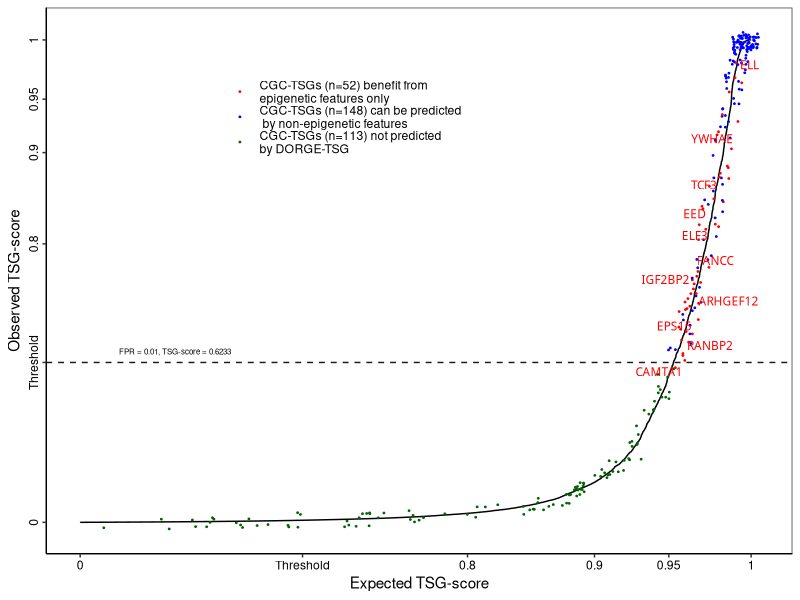
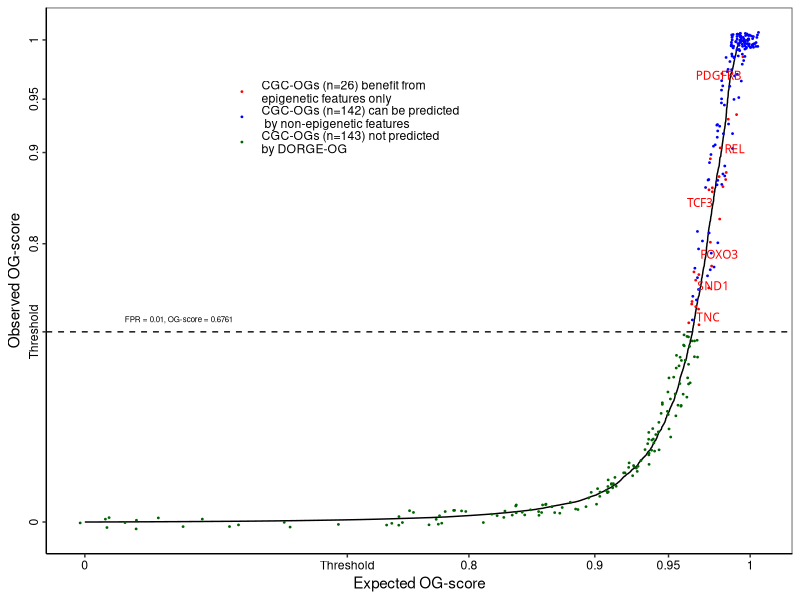

Source code (R) for these figures, in order:
####################
##### QQ-plots #####
####################

###### DORGE predictions are shown by QQ-plots with specific gene categoried highlighted.

###### Input: data/TSG_prediction-lr_enet_wo_Epigenetics_FPR_0.01.csv: DORGE-TSG predicted genes using features without epigenetic features
###### Input: data/OG_prediction-lr_enet_wo_Epigenetics_FPR_0.01.csv: DORGE-OG prediction genes using features without epigenetic features
###### Input: ../DORGE_prediction.txt: DORGE prediction results
###### Output: Figure_3A_qqplot_TSG_with_allfeature_specific_highlighted.pdf: QQplot for DORGE-TSG prediction
###### Output: Figure_3B_qqplot_OG_with_allfeature_specific_highlighted.pdf: QQplot for DORGE-OG prediction

options(warn=-1)

### Install missing packages

installed_pkgs <- installed.packages()

pkgs <-  c("ggpubr","scales","ggrepel")

if (length(setdiff(pkgs, installed_pkgs)) > 0) {
    install.packages(pkgs = setdiff(pkgs, installed_pkgs), repos = "http://cran.us.r-project.org")
}

suppressMessages(library("ggpubr"))
suppressMessages(library("scales"))
suppressMessages(library("ggrepel"))

TSG_threshold<-0.6233374 #FPR=0.01
OG_threshold<-0.6761319 #FPR=0.01

##################### Figure 3A #####################
#setwd("/Users/jlyu/Box\ Sync/TSGOG_Project/SA_sub/github/DORGE_paper/DORGE_codes/Figure_3");
score_tsg <- read.table("data/TSG_prediction-lr_enet_wo_Epigenetics_FPR_0.01.csv", header=T, sep=",")
Predicted_genes_woepi_features<-as.character(score_tsg[,1])
prediction <- read.table("../DORGE_prediction.txt", header=T, sep="\t",fill=TRUE,quote = "")

index_predicted_novel_TSGs_allfeatures<-which(prediction$TSG_probability>TSG_threshold)
Novel_genes_allfeatures<-as.character(prediction[index_predicted_novel_TSGs_allfeatures,1])
Specific_novel_genes_allfeatures<-setdiff(Novel_genes_allfeatures,Predicted_genes_woepi_features)
CGC_TSGs<-as.character(prediction[prediction$TSG_all=="1",1])
Specific_novel_nonCGC_genes_allfeatures<-setdiff(Specific_novel_genes_allfeatures,CGC_TSGs)
write.table(Specific_novel_nonCGC_genes_allfeatures,"data/Novel_DORGE_predicted_TSGs_benefitted_by_Epi_features.txt",sep="\t",quote=F,row.names=F,col.names=F)
write.table(Specific_novel_genes_allfeatures,"data/DORGE_predicted_TSGs_benefitted_by_Epi_features.txt",sep="\t",quote=F,row.names=F,col.names=F)

index_TSG_predicted_CGC_TSGs_all_feature<-which(prediction$TSG_probability>TSG_threshold & prediction$TSG_all=="1")
all_genes<-as.character(prediction[,1])
Predicted_CGC_TSGs_all_features<-all_genes[index_TSG_predicted_CGC_TSGs_all_feature]
index_predicted_woepi_genes_in_all_genes<-which(all_genes %in% Predicted_genes_woepi_features)
Predicted_CGC_TSGs_nonepi_features_only<-all_genes[intersect(index_predicted_woepi_genes_in_all_genes,index_TSG_predicted_CGC_TSGs_all_feature)]
all_feature_specific_genes<-setdiff(Predicted_CGC_TSGs_all_features,Predicted_CGC_TSGs_nonepi_features_only)

index_unpredicted_CGC_TSGs<-which(prediction$TSG_probability<TSG_threshold & prediction$TSG_all=="1")
unpredicted_CGC_TSGs<-all_genes[index_unpredicted_CGC_TSGs]

sorted = sort(prediction$TSG_probability,decreasing=F,index.return=T)
sorted_genes<-as.character(all_genes[sorted$ix])
index_highlighted_epi_specific_genes<-which(sorted_genes %in% all_feature_specific_genes)
index_highlighted_nonepi_specific_genes<-which(sorted_genes %in% Predicted_CGC_TSGs_nonepi_features_only)
index_highlighted_unpredicted_genes<-which(sorted_genes %in% unpredicted_CGC_TSGs)
highlighted_genes<-sorted_genes[c(which(sorted_genes %in% c(all_feature_specific_genes,Predicted_CGC_TSGs_nonepi_features_only,unpredicted_CGC_TSGs)))]

nonhighlighted<-as.character(sorted_genes[which(! sorted_genes %in% highlighted_genes)])

other_selected<- which(sorted_genes %in% nonhighlighted)

o <- sorted$x
e <-  1:length(prediction$TSG_probability)/19636
e[1]<-0
epi_specific<-rep("",19636)
epi_specific[index_highlighted_epi_specific_genes]<-"Epigenetic_specific"
nonepi_specific<-rep("",19636)
nonepi_specific[index_highlighted_nonepi_specific_genes]<-"woEpigenetic_specific"
unpredicted_CGC_TSGs<-rep("",19636)
unpredicted_CGC_TSGs[index_highlighted_unpredicted_genes]<-"Unpredicted CGC-TSGs"
colors<-rep("",19636)
colors[index_highlighted_epi_specific_genes]<-"Epigenetic_specific"
colors[index_highlighted_nonepi_specific_genes]<-"woEpigenetic_specific"
colors[index_highlighted_unpredicted_genes]<-"Unpredicted CGC-TSGs"

core_genes<-c("MYC","RET","TP53","BRAF","ERBB2","KRAS","ABL1","KIT","PTEN","MYCN","WT1","RB1","NRAS","ALK","CDKN2A","BCR","MET","APC","FOS","BRCA1","BCL2","CCND1","VHL","YAP1","AKT1","MYB","NOTCH1","RUNX3","KLF4","EWSR1","PIK3CA","KMT2A","CDH1","STAT3","HRAS","EZH2","JUN","ROS1","SRC","SHH","GLI1","BCL6","CTNNB1","PML","STK11","RASSF1","HGF","SMAD4","NF1","SOX2","MEN1","MARK2","LMO2","CDKN1A","PDGFRA","RUNX1","MITF","MTDH","FOXM1","MLLT3","MTOR","ERG","NPM1","MDM2","TAZ","EGF","CADM1","BRCA2","PDGFB","CD274","VEGFA","TERT","AR","CSF1R","MYCL","FHIT","KLF6","SYK","PTPN11","PTTG1","NF2","NTRK1","WWOX","FGFR1","TCL1A","ARID1A","DLC1","FOXP1","CDK16","PTGS2","RARA","SLC3A2","BAP1","FBXW7","TAL1","CDK8","ETS1","PTGDR","TNFAIP3","TWSG1");

core_gene_vec<-rep("",19636)
core_gene_vec[sorted_genes %in% core_genes]<-"Core_CGC"

dat <- data.frame("Observed" = o, "Expected" = e,"Epi_specific_genes" = epi_specific,"nonEpi_specific_genes" = nonepi_specific,"Unpredicted_CGC" = unpredicted_CGC_TSGs,"Core" = core_gene_vec,"Gene" = sorted_genes,"Color" = colors)



modulus_trans <- function(lambda){
   trans_new("modulus",
     transform = function(y){
        if(lambda != 0){
           yt <- sign(y) * (((abs(y) + 1) ^ lambda - 1) / lambda)
        }
        return(yt)
     },
     inverse = function(yt){
        if(lambda != 0){
           y <- ((abs(yt) * lambda + 1)  ^ (1 / lambda) - 1) * sign(yt)
        } else {
           y <- (exp(abs(yt)) - 1) * sign(yt)
           
        }
        return(y)
     }
   )
}

dat1<-dat
dat<-dat[dat$Color!="",]
label<-which(dat[,3]!="" & dat[,1]>TSG_threshold & dat[,1]<0.9999)
label_chosen<-label[seq(1, length(label), 5)]

pdf("Raw_figures/Figure_3A_qqplot_TSG_with_allfeature_specific_highlighted.pdf", family="ArialMT", width=3.9, height=2.7)
dat$Color<-factor(dat$Color,levels=c("Epigenetic_specific","woEpigenetic_specific","Unpredicted CGC-TSGs"))
palette_color <- c("Epigenetic_specific"='red', "woEpigenetic_specific"='blue', "Unpredicted CGC-TSGs"='darkgreen')

ggplot() + geom_path(data=dat1, aes(x=Expected, y=Observed))+ geom_point(data=dat[dat[,"Color"]!="",], aes(Expected, Observed, colour=Color),position=position_jitter(w = 0.1, h = 0.1, seed = 2),size=0.3)+ scale_colour_manual(values = palette_color,breaks = c("Epigenetic_specific","woEpigenetic_specific","Unpredicted CGC-TSGs"),labels = c(paste("CGC-TSGs (n=",length(index_highlighted_epi_specific_genes),") benefit from\nepigenetic features only",sep=""), paste("CGC-TSGs (n=",length(index_highlighted_nonepi_specific_genes),") can be predicted\n by non-epigenetic features",sep=""), paste("CGC-TSGs (n=",length(index_highlighted_unpredicted_genes),") not predicted\nby DORGE-TSG",sep="")))+geom_text_repel(data = dat[label_chosen,],aes(label=Gene,x=Expected, y=Observed), family="ArialMT",size= 3,color="red",segment.size= 0.3,force = 1,segment.color= "grey10")+ geom_hline(yintercept=TSG_threshold, linetype="dashed", color = "grey10")+annotate("text", label = paste("FPR = 0.01, TSG-score = ",round(TSG_threshold,4),sep=""), x = 0.4, y =  TSG_threshold+0.02, size = 2, colour = "black")+scale_x_continuous(trans = modulus_trans(5),breaks = c(0,TSG_threshold,0.8,0.9,0.95,1),labels = c("0", "Threshold","0.8","0.9", "0.95", "1"))+scale_y_continuous(trans = modulus_trans(5),breaks = c(0,TSG_threshold,0.8,0.9,0.95,1),labels = c("0", "Threshold","0.8","0.9", "0.95", "1"))+ xlab("Expected TSG-score") + ylab("Observed TSG-score")+ guides(color = guide_legend(override.aes=list(fill=NA))) + theme_bw() + theme(legend.title = element_blank(),axis.ticks.y = element_line(size = 0.5),axis.ticks.x=element_line(size = 0.5),axis.text.x = element_text(angle = 0, hjust = 0.5, colour = "black"),axis.text.y = element_text(angle = 90, hjust = 0.5, colour = "black"), panel.grid.major = element_blank(), panel.grid.minor = element_blank(),panel.background = element_blank(), axis.line = element_line(colour = "black"),legend.position=c(0.4,0.8),legend.background = element_rect(fill=alpha('transparent', 0.0)))

garbage <- dev.off()


##################### Figure 3B #####################

#setwd("/Users/jlyu/Box\ Sync/TSGOG_Project/SA_sub/github/DORGE_paper/DORGE_codes/Figure_3");
score_OG <- read.table("data/OG_prediction-lr_enet_wo_Epigenetics_FPR_0.01.csv", header=T, sep=",")
Predicted_genes_woepi_features<-as.character(score_OG[,1])
prediction <- read.table("../DORGE_prediction.txt", header=T, sep="\t",fill=TRUE,quote = "")

index_predicted_novel_OGs_allfeatures<-which(prediction$OG_probability>OG_threshold)
Novel_genes_allfeatures<-as.character(prediction[index_predicted_novel_OGs_allfeatures,1])
Specific_novel_genes_allfeatures<-setdiff(Novel_genes_allfeatures,Predicted_genes_woepi_features)
CGC_OGs<-as.character(prediction[prediction$OG_all=="1",1])
Specific_novel_nonCGC_genes_allfeatures<-setdiff(Specific_novel_genes_allfeatures,CGC_OGs)
write.table(Specific_novel_nonCGC_genes_allfeatures,"data/Novel_DORGE_predicted_OGs_benefitted_by_Epi_features.txt",sep="\t",quote=F,row.names=F,col.names=F)
write.table(Specific_novel_genes_allfeatures,"data/DORGE_predicted_OGs_benefitted_by_Epi_features.txt",sep="\t",quote=F,row.names=F,col.names=F)

index_OG_predicted_CGC_OGs_all_feature<-which(prediction$OG_probability>OG_threshold & prediction$OG_all=="1")
all_genes<-as.character(prediction[,1])
Predicted_CGC_OGs_all_features<-all_genes[index_OG_predicted_CGC_OGs_all_feature]
index_predicted_woepi_genes_in_all_genes<-which(all_genes %in% Predicted_genes_woepi_features)
Predicted_CGC_OGs_nonepi_features_only<-all_genes[intersect(index_predicted_woepi_genes_in_all_genes,index_OG_predicted_CGC_OGs_all_feature)]
all_feature_specific_genes<-setdiff(Predicted_CGC_OGs_all_features,Predicted_CGC_OGs_nonepi_features_only)

index_unpredicted_CGC_OGs<-which(prediction$OG_probability<OG_threshold & prediction$OG_all=="1")
unpredicted_CGC_OGs<-all_genes[index_unpredicted_CGC_OGs]

sorted = sort(prediction$OG_probability,decreasing=F,index.return=T)
sorted_genes<-as.character(all_genes[sorted$ix])
index_highlighted_epi_specific_genes<-which(sorted_genes %in% all_feature_specific_genes)
index_highlighted_nonepi_specific_genes<-which(sorted_genes %in% Predicted_CGC_OGs_nonepi_features_only)
index_highlighted_unpredicted_genes<-which(sorted_genes %in% unpredicted_CGC_OGs)
highlighted_genes<-sorted_genes[c(which(sorted_genes %in% c(all_feature_specific_genes,Predicted_CGC_OGs_nonepi_features_only,unpredicted_CGC_OGs)))]

nonhighlighted<-as.character(sorted_genes[which(! sorted_genes %in% highlighted_genes)])

other_selected<- which(sorted_genes %in% nonhighlighted)

o <- sorted$x
e <-  1:length(prediction$OG_probability)/19636
e[1]<-0
epi_specific<-rep("",19636)
epi_specific[index_highlighted_epi_specific_genes]<-"Epigenetic_specific"
nonepi_specific<-rep("",19636)
nonepi_specific[index_highlighted_nonepi_specific_genes]<-"woEpigenetic_specific"
unpredicted_CGC_OGs<-rep("",19636)
unpredicted_CGC_OGs[index_highlighted_unpredicted_genes]<-"Unpredicted CGC-OGs"
colors<-rep("",19636)
colors[index_highlighted_epi_specific_genes]<-"Epigenetic_specific"
colors[index_highlighted_nonepi_specific_genes]<-"woEpigenetic_specific"
colors[index_highlighted_unpredicted_genes]<-"Unpredicted CGC-OGs"

core_genes<-c("MYC","RET","TP53","BRAF","ERBB2","KRAS","ABL1","KIT","PTEN","MYCN","WT1","RB1","NRAS","ALK","CDKN2A","BCR","MET","APC","FOS","BRCA1","BCL2","CCND1","VHL","YAP1","AKT1","MYB","NOTCH1","RUNX3","KLF4","EWSR1","PIK3CA","KMT2A","CDH1","STAT3","HRAS","EZH2","JUN","ROS1","SRC","SHH","GLI1","BCL6","CTNNB1","PML","STK11","RASSF1","HGF","SMAD4","NF1","SOX2","MEN1","MARK2","LMO2","CDKN1A","PDGFRA","RUNX1","MITF","MTDH","FOXM1","MLLT3","MTOR","ERG","NPM1","MDM2","TAZ","EGF","CADM1","BRCA2","PDGFB","CD274","VEGFA","TERT","AR","CSF1R","MYCL","FHIT","KLF6","SYK","PTPN11","PTTG1","NF2","NTRK1","WWOX","FGFR1","TCL1A","ARID1A","DLC1","FOXP1","CDK16","PTGS2","RARA","SLC3A2","BAP1","FBXW7","TAL1","CDK8","ETS1","PTGDR","TNFAIP3","TWSG1");

core_gene_vec<-rep("",19636)
core_gene_vec[sorted_genes %in% core_genes]<-"Core_CGC"

dat <- data.frame("Observed" = o, "Expected" = e,"Epi_specific_genes" = epi_specific,"nonEpi_specific_genes" = nonepi_specific,"Unpredicted_CGC" = unpredicted_CGC_OGs,"Core" = core_gene_vec,"Gene" = sorted_genes,"Color" = colors)

modulus_trans <- function(lambda){
   trans_new("modulus",
     transform = function(y){
        if(lambda != 0){
           yt <- sign(y) * (((abs(y) + 1) ^ lambda - 1) / lambda)
        }
        return(yt)
     },
     inverse = function(yt){
        if(lambda != 0){
           y <- ((abs(yt) * lambda + 1)  ^ (1 / lambda) - 1) * sign(yt)
        } else {
           y <- (exp(abs(yt)) - 1) * sign(yt)
           
        }
        return(y)
     }
   )
}

dat1<-dat
dat<-dat[dat$Color!="",]
label<-which(dat[,3]!="" & dat[,1]>OG_threshold & dat[,1]<0.9999)
label_chosen<-label[seq(1, length(label), 5)]

pdf("Raw_figures/Figure_3B_qqplot_OG_with_allfeature_specific_highlighted.pdf", family="ArialMT", width=3.9, height=2.7)
dat$Color<-factor(dat$Color,levels=c("Epigenetic_specific","woEpigenetic_specific","Unpredicted CGC-OGs"))
palette_color <- c("Epigenetic_specific"='red', "woEpigenetic_specific"='blue', "Unpredicted CGC-OGs"='darkgreen')

ggplot() + geom_path(data=dat1, aes(x=Expected, y=Observed))+ geom_point(data=dat[dat[,"Color"]!="",], aes(Expected, Observed, colour=Color),position=position_jitter(w = 0.1, h = 0.1, seed = 2),size=0.3)+ scale_colour_manual(values = palette_color,breaks = c("Epigenetic_specific","woEpigenetic_specific","Unpredicted CGC-OGs"),labels = c(paste("CGC-OGs (n=",length(index_highlighted_epi_specific_genes),") benefit from\nepigenetic features only",sep=""), paste("CGC-OGs (n=",length(index_highlighted_nonepi_specific_genes),") can be predicted\n by non-epigenetic features",sep=""), paste("CGC-OGs (n=",length(index_highlighted_unpredicted_genes),") not predicted\nby DORGE-OG",sep="")))+geom_text_repel(data = dat[label_chosen,],aes(label=Gene,x=Expected, y=Observed), family="ArialMT",size= 3,color="red",segment.size= 0.3,force = 1,segment.color= "grey10")+ geom_hline(yintercept=OG_threshold, linetype="dashed", color = "grey10")+annotate("text", label = paste("FPR = 0.01, OG-score = ",round(OG_threshold,4),sep=""), x = 0.4, y =  OG_threshold+0.02, size = 2, colour = "black")+scale_x_continuous(trans = modulus_trans(5),breaks = c(0,OG_threshold,0.8,0.9,0.95,1),labels = c("0", "Threshold","0.8","0.9", "0.95", "1"))+scale_y_continuous(trans = modulus_trans(5),breaks = c(0,OG_threshold,0.8,0.9,0.95,1),labels = c("0", "Threshold","0.8","0.9", "0.95", "1"))+ xlab("Expected OG-score") + ylab("Observed OG-score")+ guides(color = guide_legend(override.aes=list(fill=NA))) + theme_bw() + theme(legend.title = element_blank(),axis.ticks.y = element_line(size = 0.5),axis.ticks.x=element_line(size = 0.5),axis.text.x = element_text(angle = 0, hjust = 0.5, colour = "black"),axis.text.y = element_text(angle = 90, hjust = 0.5, colour = "black"), panel.grid.major = element_blank(), panel.grid.minor = element_blank(),panel.background = element_blank(), axis.line = element_line(colour = "black"),legend.position=c(0.4,0.8),legend.background = element_rect(fill=alpha('transparent', 0.0)))

garbage <- dev.off()